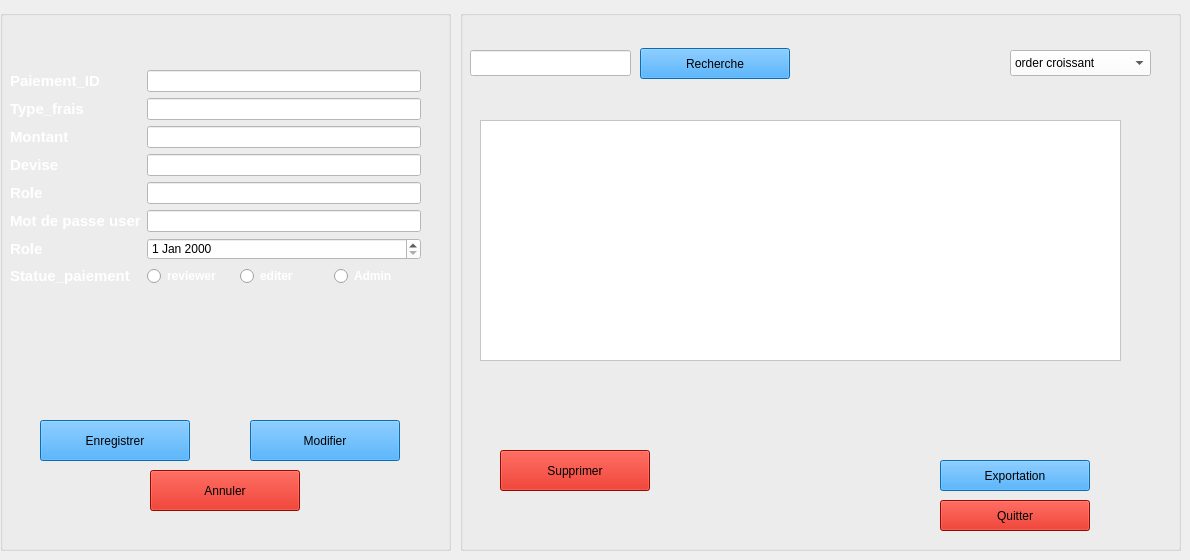
     <widget class="QWidget" name="stackedWidgetPage6">
      <widget class="QGroupBox" name="groupBox_Paiement_Form">
       <property name="geometry">
        <rect>
         <x>0</x>
         <y>10</y>
         <width>451</width>
         <height>541</height>
        </rect>
       </property>
       <property name="styleSheet">
        <string notr="true">background-color: rgb(0, 36, 168); border: #A8D3F0;
QGroupBox { border: 2px solid #2c3e50; border-radius: 15px; margin-top: 20px; font-weight: bold; color: #2c3e50; }
QGroupBox::title { subcontrol-origin: margin; subcontrol-position: top center; padding: 0 10px; }</string>
       </property>
       <property name="title">
        <string/>
       </property>
       <widget class="QWidget" name="formLayoutWidget_Utilisateur_2">
        <property name="geometry">
         <rect>
          <x>10</x>
          <y>60</y>
          <width>411</width>
          <height>281</height>
         </rect>
        </property>
        <layout class="QFormLayout" name="formLayout_Utilisateur_4">
         <item row="0" column="0">
          <widget class="QLabel" name="label_ID_Utilisateur_4">
           <property name="text">
            <string>&lt;html&gt;&lt;head/&gt;&lt;body&gt;&lt;p&gt;&lt;span style=&quot; font-size:11pt; font-weight:700; color:#ffffff;&quot;&gt;Paiement_ID&lt;/span&gt;&lt;/p&gt;&lt;/body&gt;&lt;/html&gt;</string>
           </property>
          </widget>
         </item>
         <item row="0" column="1">
          <widget class="QLineEdit" name="lineEdit_ID_Utilisateur_4">
           <property name="styleSheet">
            <string notr="true">background-color: rgb(255, 255, 255);</string>
           </property>
          </widget>
         </item>
         <item row="1" column="0">
          <widget class="QLabel" name="label_Nom_Utilisateur_4">
           <property name="text">
            <string>&lt;html&gt;&lt;head/&gt;&lt;body&gt;&lt;p&gt;&lt;span style=&quot; font-size:11pt; font-weight:700; color:#ffffff;&quot;&gt;Type_frais&lt;/span&gt;&lt;/p&gt;&lt;/body&gt;&lt;/html&gt;</string>
           </property>
          </widget>
         </item>
         <item row="1" column="1">
          <widget class="QLineEdit" name="lineEdit_Nom_Utilisateur_4">
           <property name="styleSheet">
            <string notr="true">background-color: rgb(255, 255, 255);</string>
           </property>
          </widget>
         </item>
         <item row="2" column="0">
          <widget class="QLabel" name="label_Email_Utilisateur_4">
           <property name="text">
            <string>&lt;html&gt;&lt;head/&gt;&lt;body&gt;&lt;p&gt;&lt;span style=&quot; font-size:11pt; font-weight:700; color:#ffffff;&quot;&gt;Montant&lt;/span&gt;&lt;/p&gt;&lt;/body&gt;&lt;/html&gt;</string>
           </property>
          </widget>
         </item>
         <item row="2" column="1">
          <widget class="QLineEdit" name="lineEdit_Email_Utilisateur_4">
           <property name="styleSheet">
            <string notr="true">background-color: rgb(255, 255, 255);</string>
           </property>
          </widget>
         </item>
         <item row="3" column="0">
          <widget class="QLabel" name="label_Mdp_Utilisateur_4">
           <property name="text">
            <string>&lt;html&gt;&lt;head/&gt;&lt;body&gt;&lt;p&gt;&lt;span style=&quot; font-size:11pt; font-weight:700; color:#ffffff;&quot;&gt;Devise&lt;/span&gt;&lt;/p&gt;&lt;/body&gt;&lt;/html&gt;</string>
           </property>
          </widget>
         </item>
         <item row="3" column="1">
          <widget class="QLineEdit" name="lineEdit_Mdp_Utilisateur_4">
           <property name="styleSheet">
            <string notr="true">background-color: rgb(255, 255, 255);</string>
           </property>
           <property name="echoMode">
            <enum>QLineEdit::EchoMode::Password</enum>
           </property>
          </widget>
         </item>
         <item row="4" column="0">
          <widget class="QLabel" name="label_Role_Utilisateur_4">
           <property name="text">
            <string>&lt;html&gt;&lt;head/&gt;&lt;body&gt;&lt;p&gt;&lt;span style=&quot; font-size:11pt; font-weight:700; color:#ffffff;&quot;&gt;Role&lt;/span&gt;&lt;/p&gt;&lt;/body&gt;&lt;/html&gt;</string>
           </property>
          </widget>
         </item>
         <item row="4" column="1">
          <widget class="QLineEdit" name="lineEdit_Institution_Utilisateur_11">
           <property name="styleSheet">
            <string notr="true">background-color: rgb(255, 255, 255);</string>
           </property>
          </widget>
         </item>
         <item row="5" column="0">
          <widget class="QLabel" name="label_Mot_de_passe_4">
           <property name="text">
            <string>&lt;html&gt;&lt;head/&gt;&lt;body&gt;&lt;p&gt;&lt;span style=&quot; font-size:11pt; font-weight:700; color:#ffffff;&quot;&gt;Mot de passe user&lt;/span&gt;&lt;/p&gt;&lt;/body&gt;&lt;/html&gt;</string>
           </property>
          </widget>
         </item>
         <item row="5" column="1">
          <widget class="QLineEdit" name="lineEdit_Institution_Utilisateur_10">
           <property name="styleSheet">
            <string notr="true">background-color: rgb(255, 255, 255);</string>
           </property>
          </widget>
         </item>
         <item row="7" column="0">
          <widget class="QLabel" name="label_num_4">
           <property name="text">
            <string>&lt;html&gt;&lt;head/&gt;&lt;body&gt;&lt;p&gt;&lt;span style=&quot; font-size:11pt; font-weight:700; color:#ffffff;&quot;&gt;Statue_paiement&lt;/span&gt;&lt;/p&gt;&lt;/body&gt;&lt;/html&gt;</string>
           </property>
          </widget>
         </item>
         <item row="7" column="1">
          <layout class="QHBoxLayout" name="horizontalLayout_Role_4">
           <item>
            <widget class="QRadioButton" name="radioButton_Chercheur_4">
             <property name="styleSheet">
              <string notr="true">color: white; font-weight: bold;</string>
             </property>
             <property name="text">
              <string>reviewer</string>
             </property>
            </widget>
           </item>
           <item>
            <widget class="QRadioButton" name="radioButton_Admin_10">
             <property name="styleSheet">
              <string notr="true">color: white; font-weight: bold;</string>
             </property>
             <property name="text">
              <string>editer</string>
             </property>
            </widget>
           </item>
           <item>
            <widget class="QRadioButton" name="radioButton_Admin_9">
             <property name="styleSheet">
              <string notr="true">color: white; font-weight: bold;</string>
             </property>
             <property name="text">
              <string>Admin</string>
             </property>
            </widget>
           </item>
          </layout>
         </item>
         <item row="6" column="0">
          <widget class="QLabel" name="label_Role_Utilisateur_5">
           <property name="text">
            <string>&lt;html&gt;&lt;head/&gt;&lt;body&gt;&lt;p&gt;&lt;span style=&quot; font-size:11pt; font-weight:700; color:#ffffff;&quot;&gt;Role&lt;/span&gt;&lt;/p&gt;&lt;/body&gt;&lt;/html&gt;</string>
           </property>
          </widget>
         </item>
         <item row="6" column="1">
          <widget class="QDateEdit" name="dateEdit">
           <property name="styleSheet">
            <string notr="true">background-color: rgb(255, 255, 255);</string>
           </property>
          </widget>
         </item>
        </layout>
       </widget>
       <widget class="QPushButton" name="btn_Enregistrer_Utilisateur_2">
        <property name="geometry">
         <rect>
          <x>40</x>
          <y>410</y>
          <width>150</width>
          <height>41</height>
         </rect>
        </property>
        <property name="styleSheet">
         <string notr="true">background-color: rgb(16, 151, 255);</string>
        </property>
        <property name="text">
         <string>Enregistrer</string>
        </property>
       </widget>
       <widget class="QPushButton" name="btn_Modifier_Utilisateur_2">
        <property name="geometry">
         <rect>
          <x>250</x>
          <y>410</y>
          <width>150</width>
          <height>41</height>
         </rect>
        </property>
        <property name="styleSheet">
         <string notr="true">background-color: rgb(16, 151, 255);</string>
        </property>
        <property name="text">
         <string>Modifier</string>
        </property>
       </widget>
       <widget class="QPushButton" name="btn_Annuler_Utilisateur_2">
        <property name="geometry">
         <rect>
          <x>150</x>
          <y>460</y>
          <width>150</width>
          <height>41</height>
         </rect>
        </property>
        <property name="styleSheet">
         <string notr="true">background-color: rgb(209, 14, 0);</string>
        </property>
        <property name="text">
         <string>Annuler</string>
        </property>
       </widget>
      </widget>
      <widget class="QGroupBox" name="groupBox_Session_List_2">
       <property name="geometry">
        <rect>
         <x>460</x>
         <y>10</y>
         <width>721</width>
         <height>541</height>
        </rect>
       </property>
       <property name="styleSheet">
        <string notr="true">background-color: rgb(0, 36, 168);
border: #A8D3F0;
/* Style pour tous les GroupBox */
QGroupBox {
    border: 2px solid #2c3e50; /* Couleur de la bordure */
    border-radius: 15px;      /* Même arrondi que les boutons */
    margin-top: 20px;         /* Espace pour le titre en haut */
    font-weight: bold;
    color: #2c3e50;
}
/* Style spécifique pour le titre du GroupBox */
QGroupBox::title {
    subcontrol-origin: margin;
    subcontrol-position: top center; /* Place le titre en haut au centre */
    padding: 0 10px;
}</string>
       </property>
       <property name="title">
        <string/>
       </property>
       <widget class="QLineEdit" name="rechSession_2">
        <property name="geometry">
         <rect>
          <x>10</x>
          <y>40</y>
          <width>161</width>
          <height>26</height>
         </rect>
        </property>
        <property name="styleSheet">
         <string notr="true">background-color: rgb(255, 255, 255);</string>
        </property>
       </widget>
       <widget class="QPushButton" name="rechercheSession_2">
        <property name="geometry">
         <rect>
          <x>180</x>
          <y>38</y>
          <width>150</width>
          <height>31</height>
         </rect>
        </property>
        <property name="styleSheet">
         <string notr="true">background-color: rgb(16, 151, 255);
</string>
        </property>
        <property name="text">
         <string>Recherche</string>
        </property>
       </widget>
       <widget class="QPushButton" name="SuppSession_2">
        <property name="geometry">
         <rect>
          <x>40</x>
          <y>440</y>
          <width>150</width>
          <height>41</height>
         </rect>
        </property>
        <property name="styleSheet">
         <string notr="true">background-color: rgb(209, 14, 0);</string>
        </property>
        <property name="text">
         <string>Supprimer</string>
        </property>
       </widget>
       <widget class="QPushButton" name="quitterSession_2">
        <property name="geometry">
         <rect>
          <x>480</x>
          <y>490</y>
          <width>150</width>
          <height>31</height>
         </rect>
        </property>
        <property name="styleSheet">
         <string notr="true">background-color: rgb(209, 14, 0);
</string>
        </property>
        <property name="text">
         <string>Quitter</string>
        </property>
       </widget>
       <widget class="QPushButton" name="expoSession_2">
        <property name="geometry">
         <rect>
          <x>480</x>
          <y>450</y>
          <width>150</width>
          <height>31</height>
         </rect>
        </property>
        <property name="styleSheet">
         <string notr="true">background-color: rgb(16, 151, 255);
</string>
        </property>
        <property name="text">
         <string>Exportation</string>
        </property>
       </widget>
       <widget class="QComboBox" name="comboBox_6">
        <property name="geometry">
         <rect>
          <x>550</x>
          <y>40</y>
          <width>141</width>
          <height>26</height>
         </rect>
        </property>
        <property name="palette">
         <palette>
          <active>
           <colorrole role="WindowText">
            <brush brushstyle="SolidPattern">
             <color alpha="255">
              <red>0</red>
              <green>0</green>
              <blue>0</blue>
             </color>
            </brush>
           </colorrole>
           <colorrole role="Button">
            <brush brushstyle="SolidPattern">
             <color alpha="255">
              <red>255</red>
              <green>255</green>
              <blue>255</blue>
             </color>
            </brush>
           </colorrole>
           <colorrole role="Light">
            <brush brushstyle="SolidPattern">
             <color alpha="255">
              <red>255</red>
              <green>255</green>
              <blue>255</blue>
             </color>
            </brush>
           </colorrole>
           <colorrole role="Midlight">
            <brush brushstyle="SolidPattern">
             <color alpha="255">
              <red>255</red>
              <green>255</green>
              <blue>255</blue>
             </color>
            </brush>
           </colorrole>
           <colorrole role="Dark">
            <brush brushstyle="SolidPattern">
             <color alpha="255">
              <red>127</red>
              <green>127</green>
              <blue>127</blue>
             </color>
            </brush>
           </colorrole>
           <colorrole role="Mid">
            <brush brushstyle="SolidPattern">
             <color alpha="255">
              <red>170</red>
              <green>170</green>
              <blue>170</blue>
             </color>
            </brush>
           </colorrole>
           <colorrole role="Text">
            <brush brushstyle="SolidPattern">
             <color alpha="255">
              <red>0</red>
              <green>0</green>
              <blue>0</blue>
             </color>
            </brush>
           </colorrole>
           <colorrole role="BrightText">
            <brush brushstyle="SolidPattern">
             <color alpha="255">
              <red>255</red>
              <green>255</green>
              <blue>255</blue>
             </color>
            </brush>
           </colorrole>
           <colorrole role="ButtonText">
            <brush brushstyle="SolidPattern">
             <color alpha="255">
              <red>0</red>
              <green>0</green>
              <blue>0</blue>
             </color>
            </brush>
           </colorrole>
           <colorrole role="Base">
            <brush brushstyle="SolidPattern">
             <color alpha="255">
              <red>255</red>
              <green>255</green>
              <blue>255</blue>
             </color>
            </brush>
           </colorrole>
           <colorrole role="Window">
            <brush brushstyle="SolidPattern">
             <color alpha="255">
              <red>255</red>
              <green>255</green>
              <blue>255</blue>
             </color>
            </brush>
           </colorrole>
           <colorrole role="Shadow">
            <brush brushstyle="SolidPattern">
             <color alpha="255">
              <red>0</red>
              <green>0</green>
              <blue>0</blue>
             </color>
            </brush>
           </colorrole>
           <colorrole role="AlternateBase">
            <brush brushstyle="SolidPattern">
             <color alpha="255">
              <red>255</red>
              <green>255</green>
              <blue>255</blue>
             </color>
            </brush>
           </colorrole>
           <colorrole role="ToolTipBase">
            <brush brushstyle="SolidPattern">
             <color alpha="255">
              <red>255</red>
              <green>255</green>
              <blue>220</blue>
             </color>
            </brush>
           </colorrole>
           <colorrole role="ToolTipText">
            <brush brushstyle="SolidPattern">
             <color alpha="255">
              <red>0</red>
              <green>0</green>
              <blue>0</blue>
             </color>
            </brush>
           </colorrole>
           <colorrole role="PlaceholderText">
            <brush brushstyle="SolidPattern">
             <color alpha="127">
              <red>0</red>
              <green>0</green>
              <blue>0</blue>
             </color>
            </brush>
           </colorrole>
           <colorrole role="Accent">
            <brush brushstyle="SolidPattern">
             <color alpha="255">
              <red>255</red>
              <green>255</green>
              <blue>255</blue>
             </color>
            </brush>
           </colorrole>
          </active>
          <inactive>
           <colorrole role="WindowText">
            <brush brushstyle="SolidPattern">
             <color alpha="255">
              <red>0</red>
              <green>0</green>
              <blue>0</blue>
             </color>
            </brush>
           </colorrole>
           <colorrole role="Button">
            <brush brushstyle="SolidPattern">
             <color alpha="255">
              <red>255</red>
              <green>255</green>
              <blue>255</blue>
             </color>
            </brush>
           </colorrole>
           <colorrole role="Light">
            <brush brushstyle="SolidPattern">
             <color alpha="255">
              <red>255</red>
              <green>255</green>
              <blue>255</blue>
             </color>
            </brush>
           </colorrole>
           <colorrole role="Midlight">
            <brush brushstyle="SolidPattern">
             <color alpha="255">
              <red>255</red>
              <green>255</green>
              <blue>255</blue>
             </color>
            </brush>
           </colorrole>
           <colorrole role="Dark">
            <brush brushstyle="SolidPattern">
             <color alpha="255">
              <red>127</red>
              <green>127</green>
              <blue>127</blue>
             </color>
            </brush>
           </colorrole>
           <colorrole role="Mid">
            <brush brushstyle="SolidPattern">
             <color alpha="255">
              <red>170</red>
              <green>170</green>
              <blue>170</blue>
             </color>
            </brush>
           </colorrole>
           <colorrole role="Text">
            <brush brushstyle="SolidPattern">
             <color alpha="255">
              <red>0</red>
              <green>0</green>
              <blue>0</blue>
             </color>
            </brush>
           </colorrole>
           <colorrole role="BrightText">
            <brush brushstyle="SolidPattern">
             <color alpha="255">
              <red>255</red>
              <green>255</green>
              <blue>255</blue>
             </color>
            </brush>
           </colorrole>
           <colorrole role="ButtonText">
            <brush brushstyle="SolidPattern">
             <color alpha="255">
              <red>0</red>
              <green>0</green>
              <blue>0</blue>
             </color>
            </brush>
           </colorrole>
           <colorrole role="Base">
            <brush brushstyle="SolidPattern">
             <color alpha="255">
              <red>255</red>
              <green>255</green>
              <blue>255</blue>
             </color>
            </brush>
           </colorrole>
           <colorrole role="Window">
            <brush brushstyle="SolidPattern">
             <color alpha="255">
              <red>255</red>
              <green>255</green>
              <blue>255</blue>
             </color>
            </brush>
           </colorrole>
           <colorrole role="Shadow">
            <brush brushstyle="SolidPattern">
             <color alpha="255">
              <red>0</red>
              <green>0</green>
              <blue>0</blue>
             </color>
            </brush>
           </colorrole>
           <colorrole role="AlternateBase">
            <brush brushstyle="SolidPattern">
             <color alpha="255">
              <red>255</red>
              <green>255</green>
              <blue>255</blue>
             </color>
            </brush>
           </colorrole>
           <colorrole role="ToolTipBase">
            <brush brushstyle="SolidPattern">
             <color alpha="255">
              <red>255</red>
              <green>255</green>
              <blue>220</blue>
             </color>
            </brush>
           </colorrole>
           <colorrole role="ToolTipText">
            <brush brushstyle="SolidPattern">
             <color alpha="255">
              <red>0</red>
              <green>0</green>
              <blue>0</blue>
             </color>
            </brush>
           </colorrole>
           <colorrole role="PlaceholderText">
            <brush brushstyle="SolidPattern">
             <color alpha="127">
              <red>0</red>
              <green>0</green>
              <blue>0</blue>
             </color>
            </brush>
           </colorrole>
           <colorrole role="Accent">
            <brush brushstyle="SolidPattern">
             <color alpha="255">
              <red>255</red>
              <green>255</green>
              <blue>255</blue>
             </color>
            </brush>
           </colorrole>
          </inactive>
          <disabled>
           <colorrole role="WindowText">
            <brush brushstyle="SolidPattern">
             <color alpha="255">
              <red>127</red>
              <green>127</green>
              <blue>127</blue>
             </color>
            </brush>
           </colorrole>
           <colorrole role="Button">
            <brush brushstyle="SolidPattern">
             <color alpha="255">
              <red>255</red>
              <green>255</green>
              <blue>255</blue>
             </color>
            </brush>
           </colorrole>
           <colorrole role="Light">
            <brush brushstyle="SolidPattern">
             <color alpha="255">
              <red>255</red>
              <green>255</green>
              <blue>255</blue>
             </color>
            </brush>
           </colorrole>
           <colorrole role="Midlight">
            <brush brushstyle="SolidPattern">
             <color alpha="255">
              <red>255</red>
              <green>255</green>
              <blue>255</blue>
             </color>
            </brush>
           </colorrole>
           <colorrole role="Dark">
            <brush brushstyle="SolidPattern">
             <color alpha="255">
              <red>127</red>
              <green>127</green>
              <blue>127</blue>
             </color>
            </brush>
           </colorrole>
           <colorrole role="Mid">
            <brush brushstyle="SolidPattern">
             <color alpha="255">
              <red>170</red>
              <green>170</green>
              <blue>170</blue>
             </color>
            </brush>
           </colorrole>
           <colorrole role="Text">
            <brush brushstyle="SolidPattern">
             <color alpha="255">
              <red>127</red>
              <green>127</green>
              <blue>127</blue>
             </color>
            </brush>
           </colorrole>
           <colorrole role="BrightText">
            <brush brushstyle="SolidPattern">
             <color alpha="255">
              <red>255</red>
              <green>255</green>
              <blue>255</blue>
             </color>
            </brush>
           </colorrole>
           <colorrole role="ButtonText">
            <brush brushstyle="SolidPattern">
             <color alpha="255">
              <red>127</red>
              <green>127</green>
              <blue>127</blue>
             </color>
            </brush>
           </colorrole>
           <colorrole role="Base">
            <brush brushstyle="SolidPattern">
             <color alpha="255">
              <red>255</red>
              <green>255</green>
              <blue>255</blue>
             </color>
            </brush>
           </colorrole>
           <colorrole role="Window">
            <brush brushstyle="SolidPattern">
             <color alpha="255">
              <red>255</red>
              <green>255</green>
              <blue>255</blue>
             </color>
            </brush>
           </colorrole>
           <colorrole role="Shadow">
            <brush brushstyle="SolidPattern">
             <color alpha="255">
              <red>0</red>
              <green>0</green>
              <blue>0</blue>
             </color>
            </brush>
           </colorrole>
           <colorrole role="AlternateBase">
            <brush brushstyle="SolidPattern">
             <color alpha="255">
              <red>255</red>
              <green>255</green>
              <blue>255</blue>
             </color>
            </brush>
           </colorrole>
           <colorrole role="ToolTipBase">
            <brush brushstyle="SolidPattern">
             <color alpha="255">
              <red>255</red>
              <green>255</green>
              <blue>220</blue>
             </color>
            </brush>
           </colorrole>
           <colorrole role="ToolTipText">
            <brush brushstyle="SolidPattern">
             <color alpha="255">
              <red>0</red>
              <green>0</green>
              <blue>0</blue>
             </color>
            </brush>
           </colorrole>
           <colorrole role="PlaceholderText">
            <brush brushstyle="SolidPattern">
             <color alpha="127">
              <red>127</red>
              <green>127</green>
              <blue>127</blue>
             </color>
            </brush>
           </colorrole>
           <colorrole role="Accent">
            <brush brushstyle="SolidPattern">
             <color alpha="255">
              <red>255</red>
              <green>255</green>
              <blue>255</blue>
             </color>
            </brush>
           </colorrole>
          </disabled>
         </palette>
        </property>
        <property name="styleSheet">
         <string notr="true">background-color: rgb(255, 255, 255);</string>
        </property>
        <item>
         <property name="text">
          <string>order croissant</string>
         </property>
        </item>
        <item>
         <property name="text">
          <string>order decroissant</string>
         </property>
        </item>
       </widget>
       <widget class="QTableWidget" name="tableWidget_6">
        <property name="geometry">
         <rect>
          <x>20</x>
          <y>110</y>
          <width>641</width>
          <height>241</height>
         </rect>
        </property>
        <property name="styleSheet">
         <string notr="true">background-color: rgb(255, 255, 255);</string>
        </property>
       </widget>
      </widget>
     </widget>
